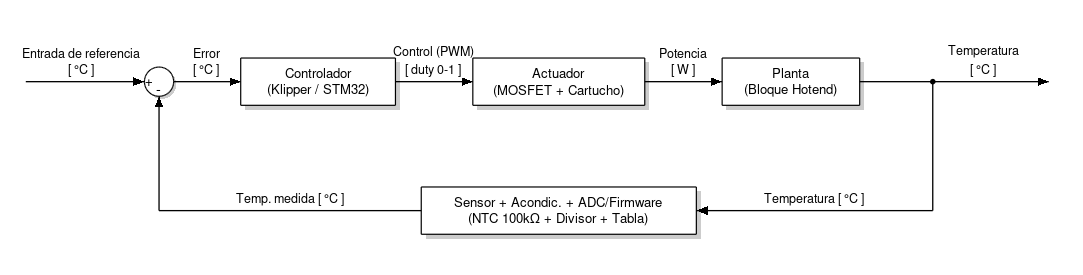

Write MATLAB code to recreate this figure.
% Diagrama de bloques fisico del sistema

clear; clc; close all;

fig = figure('Color', [1 1 1], 'Position', [100 100 1260 320]);
axes('Position', [0 0 1 1], 'Color', [1 1 1]);
hold on;
axis equal;
axis off;
xlim([0 126]);
ylim([0 32]);

function dibujar_bloque(x, y, w, h, txt)
    rectangle('Position', [x+0.5, y-0.5, w, h], 'FaceColor', [0.8 0.8 0.8], 'EdgeColor', 'none');
    rectangle('Position', [x, y, w, h], 'FaceColor', [1 1 1], 'EdgeColor', 'k', 'LineWidth', 1.0);
    text(x+w/2, y+h/2, txt, 'HorizontalAlignment', 'center', 'VerticalAlignment', 'middle', 'FontSize', 11, 'FontName', 'Helvetica');
end

function dibujar_linea(pts, con_flecha)
    plot(pts(:,1), pts(:,2), 'k-', 'LineWidth', 1.1);
    if con_flecha
        p2 = pts(end,:);
        p1 = pts(end-1,:);
        v = p2 - p1;
        v = v / norm(v);
        perp = [-v(2), v(1)];
        L = 1.3;
        W = 0.5;
        tri = [p2; p2 - L*v + W*perp; p2 - L*v - W*perp];
        patch(tri(:,1), tri(:,2), 'k', 'EdgeColor', 'none');
    end
end

function texto_linea(x, y, txt)
    text(x, y, txt, 'HorizontalAlignment', 'center', 'VerticalAlignment', 'bottom', 'FontSize', 10.5, 'FontName', 'Helvetica');
end

yt = 22.5;
yb = 7.5;
h = 5.5;

% Sumador
cx = 18.5; cy = yt; r = 1.7;
t = linspace(0, 2*pi, 60);
patch(cx + r*cos(t) + 0.3, cy + r*sin(t) - 0.3, [0.8 0.8 0.8], 'EdgeColor', 'none');
patch(cx + r*cos(t), cy + r*sin(t), [1 1 1], 'EdgeColor', 'k', 'LineWidth', 1.0);
text(cx-1.1, cy, '+', 'FontSize', 11, 'HorizontalAlignment', 'center');
text(cx, cy-1.1, '-', 'FontSize', 12, 'HorizontalAlignment', 'center');

% Bloques del sistema
dibujar_bloque(28, yt-h/2, 18, h, {'Controlador'; '(Klipper / STM32)'});
dibujar_bloque(55, yt-h/2, 20, h, {'Actuador'; '(MOSFET + Cartucho)'});
dibujar_bloque(84, yt-h/2, 16, h, {'Planta'; '(Bloque Hotend)'});
dibujar_bloque(49, yb-h/2, 32, h, {'Sensor + Acondic. + ADC/Firmware'; '(NTC 100k\Omega + Divisor + Tabla)'});

% Flechas directas
dibujar_linea([3, yt; 16.8, yt], true);
texto_linea(9.5, yt+0.6, {'Entrada de referencia'; '[ °C ]'});

dibujar_linea([20.2, yt; 28, yt], true);
texto_linea(24.1, yt+0.6, {'Error'; '[ °C ]'});

dibujar_linea([46, yt; 55, yt], true);
texto_linea(50.5, yt+0.6, {'Control (PWM)'; '[ duty 0-1 ]'});

dibujar_linea([75, yt; 84, yt], true);
texto_linea(79.5, yt+0.6, {'Potencia'; '[ W ]'});

dibujar_linea([100, yt; 122, yt], true);
texto_linea(114.5, yt+0.6, {'Temperatura'; '[ °C ]'});

% Realimentacion
plot(108.5, yt, 'ko', 'MarkerFaceColor', 'k', 'MarkerSize', 4);
dibujar_linea([108.5, yt; 108.5, yb; 81, yb], true);
texto_linea(94.75, yb+0.6, 'Temperatura [ °C ]');

dibujar_linea([49, yb; 18.5, yb; 18.5, yt-1.7], true);
texto_linea(33.75, yb+0.6, 'Temp. medida [ °C ]');

set(fig, 'PaperPositionMode', 'auto');
print -dpng -r300 01_diagrama_bloques_sistema.png
